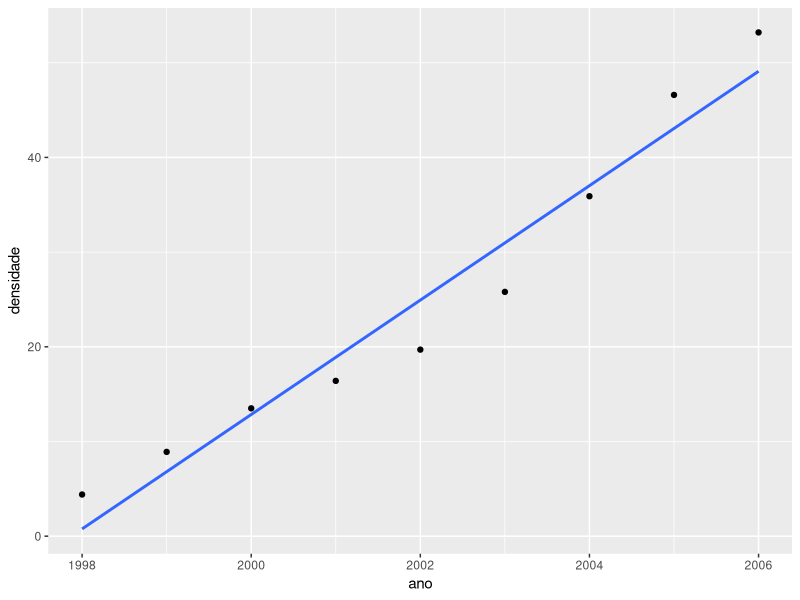
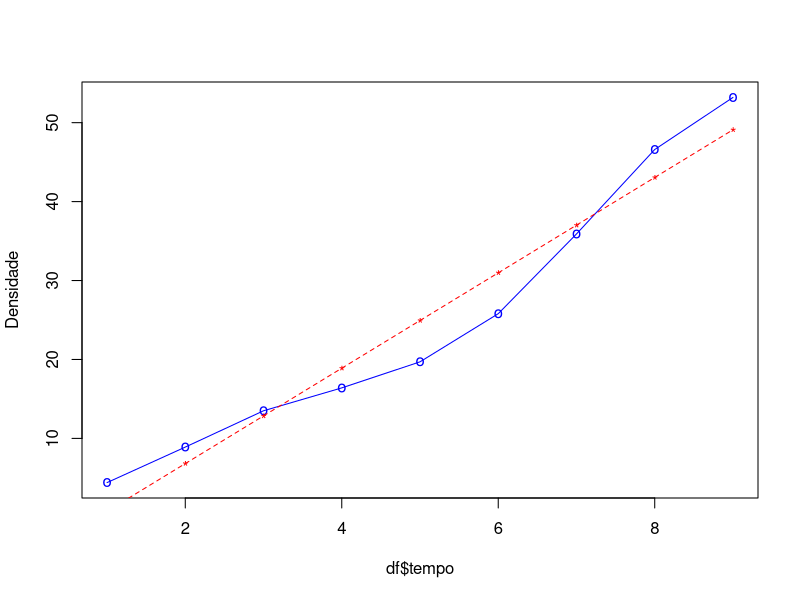
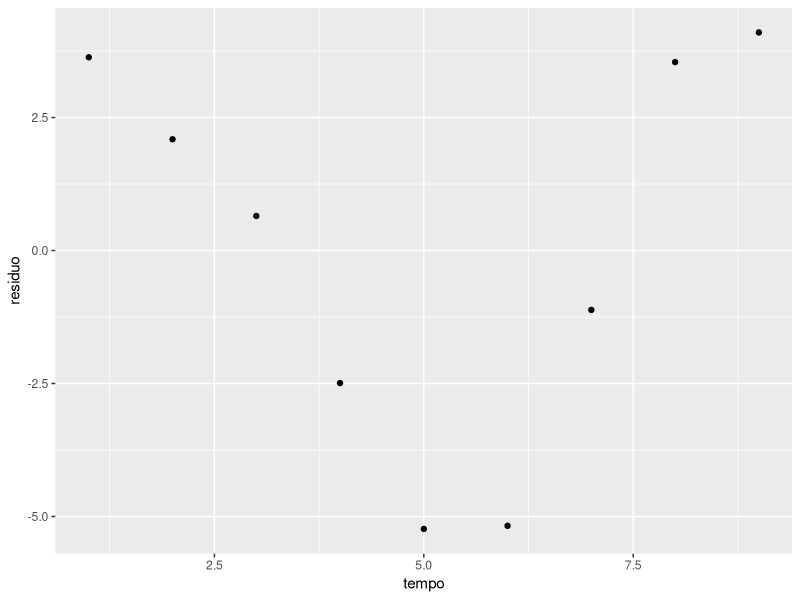
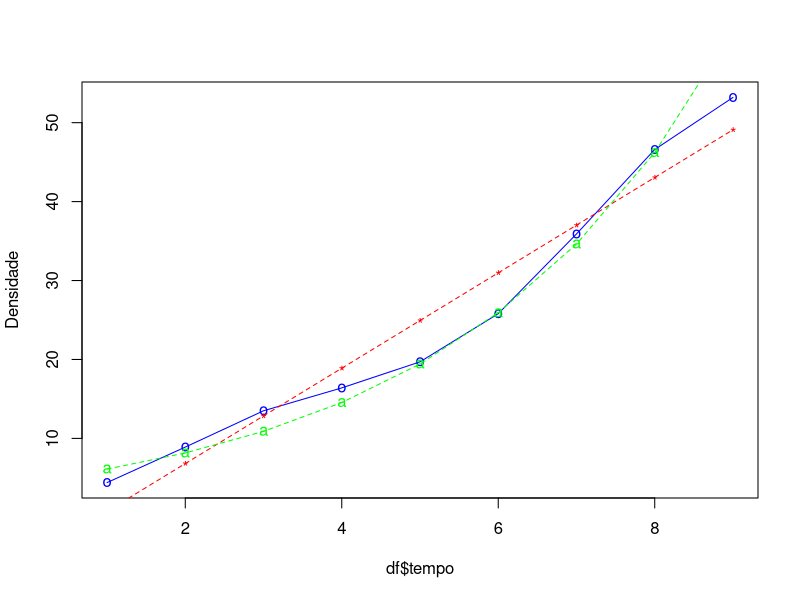
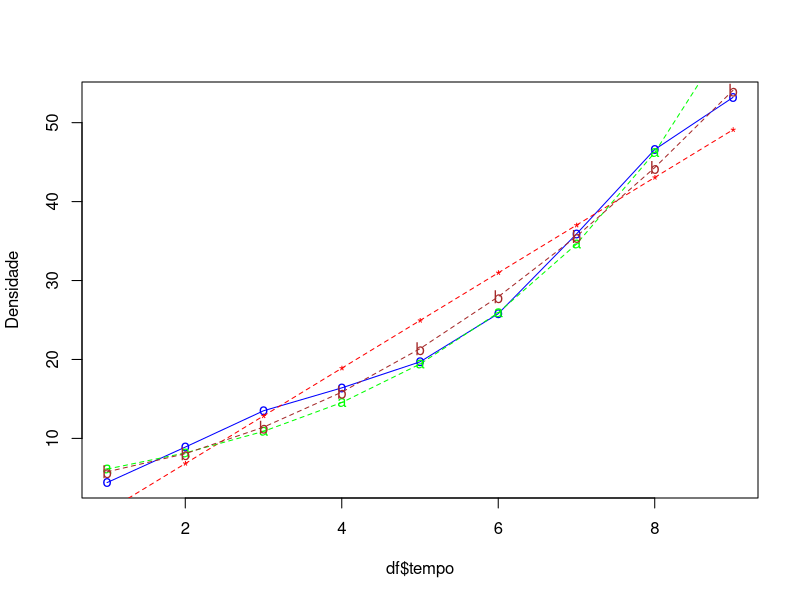

R code for these plots, in order:
## ---- chunk 1
knitr::opts_chunk$set(echo = FALSE)
## ---- chunk 2
library(ggplot2)
library(tidyverse)
## ---- chunk 3
# nao mostrar o numero na notacao cientifica (e+88888 ou e-88888)
options(scipen = 999)
## ---- chunk 4
densidade <- c(4.4,8.9,13.5,16.4,19.7,25.8,35.9,46.6,53.2)
ano <- c(1998:2006)
tempo <- c(1:9)

# data frame
df <- cbind(ano,tempo,densidade)
df <-as.data.frame(df)
df

## ---- chunk 5
# lm (linear model) e se (standard deviation = erro padrao)
g1 <- ggplot(df,aes(x=ano,y=densidade)) +
      geom_point() +
      geom_smooth(method = lm, se=FALSE)
g1
## ---- chunk 6
# Correlacao entre a densidade e o tempo
correlacao <- cor(df$ano, df$densidade)
correlacao
## ---- chunk 7
# regressao linear simples 
# linear model (lm) -> densidade = bo + b1*tempo (equacao do modelo)
modelo1 <- lm(df$densidade ~ df$tempo)
summary(modelo1)
## ---- chunk 8
df$previsao <- -5.2750 + 6.0417*df$tempo
df$residuo <- df$densidade - df$previsao

## ---- chunk 9
summary(df$residuo)
## ---- chunk 10
plot(df$tempo, df$densidade, type="o", col="blue", pch="o",
     ylab= "Densidade", lty=1)
points(df$tempo,df$previsao, col="red", pch="*")
lines(df$tempo,df$previsao,col="red", lty=2)
## ---- chunk 11
gres <- ggplot(df,aes(x=tempo,y=residuo)) +
        geom_point()
gres

## ---- chunk 12
df$lndensidade <- log(df$densidade)
## ---- chunk 13
modelo2 <- lm(df$lndensidade ~ df$tempo)
summary(modelo2)
## ---- chunk 14
df$previsto_ln <- exp(1.5206 + 0.2891*df$tempo)
## ---- chunk 15
plot(df$tempo, df$densidade, type="o", col="blue", pch="o",
     ylab= "Densidade", lty=1)
points(df$tempo,df$previsao, col="red", pch="*")
lines(df$tempo,df$previsao,col="red", lty=2)
points(df$tempo,df$previsto_ln, col="green", pch="a")
lines(df$tempo,df$previsto_ln,col="green", lty=2)

## ---- chunk 16
modelo3 <- lm(df$densidade ~ df$tempo + I(df$tempo^2))
summary(modelo3)
## ---- chunk 17
df$previsto_poli <- predict(modelo3)

## ---- chunk 18
plot(df$tempo, df$densidade, type="o", col="blue", pch="o",
     ylab= "Densidade", lty=1)
points(df$tempo,df$previsao, col="red", pch="*")
lines(df$tempo,df$previsao,col="red", lty=2)
points(df$tempo,df$previsto_ln, col="green", pch="a")
lines(df$tempo,df$previsto_ln,col="green", lty=2)
points(df$tempo,df$previsto_poli, col="brown", pch="b")
lines(df$tempo,df$previsto_poli,col="brown", lty=2)

